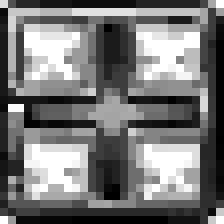
#> input picture client/resources/equipment/rainbow-corner-relief.png, 28 x 28 px (shown 8 times larger)
$ python build_rainbow_frame_105.py
#> lines starting #> are read from the running program, lines starting #| are printed output that depends on the picture
#> in build, neutral is the input picture: PIL image 28x28 RGBA; mean R, G, B, A 108.8, 108.8, 108.8, 243.9
#> in build, `atlas = Image.new('RGBA',(AW,AH))`: atlas: PIL image 1024x512 RGBA; every value is 0
"""Bake the approved 92x93 frame into one shared, context-restorable atlas.

Only the edge/corner pixels are opaque. Forty-eight frames at 20 fps reproduce
the 2.4 second prototype without per-icon bitmap uploads or particle systems.
"""
from pathlib import Path
import hashlib
import json
import math
import re
import zlib
from PIL import Image, ImageDraw

ROOT = Path(__file__).resolve().parents[1]
SOURCE = ROOT / 'client/src/stages/084_Equip.as'
RELIEF = ROOT / 'client/resources/equipment/rainbow-corner-relief.png'
GENERATED = ROOT / 'client/resources/equipment/rainbow-frame-105.json'
W, H, COUNT, FPS = 92, 93, 48, 20
AW, AH, COLS, CW, CH, PAD = 1024, 512, 10, 96, 97, 2
PALETTE = [(255,63,213),(255,111,72),(255,237,101),(88,255,168),
           (73,240,255),(119,152,255),(211,134,255),(255,99,202)]


def lerp(a, b, t):
    return tuple(round(x*(1-t)+y*t) for x,y in zip(a,b))


def rainbow(t):
    p = (t % 1)*len(PALETTE)
    i = int(p)
    return lerp(PALETTE[i], PALETTE[(i+1) % len(PALETTE)], p-i)


def native_piece(neutral, index, gem, phase):
    sx,sy = [(0,0),(14,0),(14,14),(0,14)][index]
    if gem:
        sx += 3
        sy += 3
    size = 8 if gem else 14
    image = neutral.crop((sx,sy,sx+size,sy+size))
    colors = ([PALETTE[(i*2+index*2)%8] for i in range(4)] if gem
              else [lerp(rainbow(index/4),(255,255,255),.15)]*4)
    pulse = 1+.12*math.sin(2*math.pi*(phase-index/4)) if gem else 1
    p = image.load()
    for y in range(size):
        for x in range(size):
            u,v = (x+.5)/size,(y+.5)/size
            c = lerp(lerp(colors[0],colors[1],u),lerp(colors[2],colors[3],u),v)
            light = p[x,y][0]/255
            relief = light**.78 if light>.18 else light*.8
            p[x,y] = tuple(min(255,round(v*relief*pulse)) for v in c)+(p[x,y][3],)
    return image


def render_frame(phase, neutral=None):
#> called with phase = 0
    neutral = Image.open(RELIEF).convert('RGBA') if neutral is None else neutral
    result = Image.new('RGBA',(W,H))
#> result: PIL image 92x93 RGBA; every value is 0
    p = result.load()
    perimeter = 2*(W-1+H-1)
    head = (phase+.12)%1
    for y in range(H):
        for x in range(W):
            distances = [y,W-1-x,H-1-y,x]
            side = min(range(4),key=lambda i:distances[i])
            d = distances[side]
            if d>7:
                continue
            t = [x,W-1+y,W-1+H-1+W-1-x,2*(W-1)+H-1+H-1-y][side]/perimeter
            color = rainbow(t)
            if d==0: rgb,alpha = tuple(round(v*.19) for v in color),255
            elif d==1: rgb,alpha = lerp(color,(255,255,255),.48),255
            elif d==2: rgb,alpha = lerp(color,(255,255,255),.12),255
            elif d==3: rgb,alpha = color,255
            elif d==4: rgb,alpha = tuple(round(v*.5) for v in color),255
            elif d==5: rgb,alpha = (19,9,35),205
            else: rgb,alpha = color,25 if d==6 else 9
            delta = min(abs(t-head),1-abs(t-head))
            second = min(abs(t-(head+.5)%1),1-abs(t-(head+.5)%1))
            wave = math.exp(-(delta/.035)**2)+.28*math.exp(-(second/.045)**2)
            if 1<=d<=3:
                rgb = lerp(rgb,(255,255,255),min(.92,wave*.88))
            p[x,y] = rgb+(alpha,)
    for i,(x,y) in enumerate([(0,0),(W-14,0),(W-14,H-14),(0,H-14)]):
        result.alpha_composite(native_piece(neutral,i,False,phase),(x,y))
        result.alpha_composite(native_piece(neutral,i,True,phase),(x+3,y+3))
        pulse = max(0,math.cos(2*math.pi*(phase-i/4)))**10
        glint = Image.new('RGBA',(W,H))
        draw = ImageDraw.Draw(glint)
        gx,gy = x+6,y+6
        draw.line((gx-2,gy,gx+2,gy),fill=(242,255,255,round(pulse*150)))
        draw.line((gx,gy-2,gx,gy+2),fill=(242,255,255,round(pulse*150)))
        result.alpha_composite(glint)
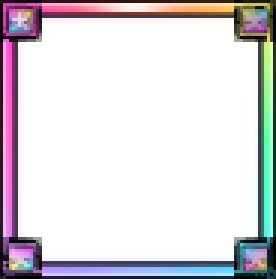
#> result: PIL image 92x93 RGBA (shown 3 times larger); mean R, G, B, A 42.7, 37.6, 43.8, 68.3; transparent parts drawn white
    return result


def build():
    # Bootstrap from the native neutral relief already in the earlier Equip.
    if not RELIEF.exists():
        source = SOURCE.read_text('utf8')
        block = source.split('var rows:Array = [',1)[1].split('];',1)[0]
        rows = re.findall(r'"([0-9a-f]+)"',block)
        assert len(rows)==28 and all(len(r)==112 for r in rows)
        relief = Image.new('RGBA',(28,28))
        relief.putdata([(int(r[i+2:i+4],16),)*3+(int(r[i:i+2],16),)
                        for r in rows for i in range(0,112,4)])
        RELIEF.parent.mkdir(parents=True,exist_ok=True)
        relief.save(RELIEF)
    neutral = Image.open(RELIEF).convert('RGBA')
    atlas = Image.new('RGBA',(AW,AH))
    for i in range(COUNT):
        atlas.paste(render_frame(i/COUNT,neutral),((i%COLS)*CW+PAD,(i//COLS)*CH+PAD))
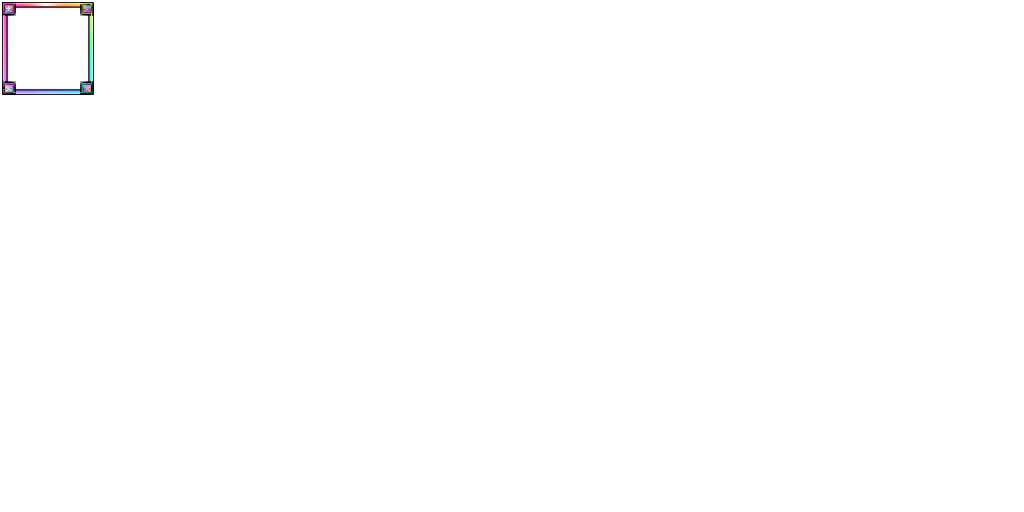
#> atlas: PIL image 1024x512 RGBA; mean R, G, B, A 0.7, 0.6, 0.7, 1.1; transparent parts drawn white
    # BitmapData.setPixels consumes big-endian ARGB, not Pillow's RGBA.
    rgba = atlas.tobytes()
    argb = bytearray(len(rgba))
    for destination,source in enumerate((3,0,1,2)):
        argb[destination::4] = rgba[source::4]
    raw = bytes(argb)
    packed = zlib.compress(raw,9)
    chunks = ',\n'.join('            "'+packed.hex()[i:i+4096]+'"' for i in range(0,len(packed)*2,4096))
    method = '''      // BEGIN GENERATED RAINBOW ATLAS 105
      // Generated by scripts/build_rainbow_frame_105.py; do not edit pixel data.
      private static function getRainbowFrameTextures105() : Vector.<Texture>
      {
         var atlas:Texture = GlobalData.$assetManager.getTexture("__equipRainbowAtlas105");
         if(!atlas)
         {
            var encoded:String = [
CHUNKS].join("");
            var bytes:ByteArray = new ByteArray();
            for(var offset:int=0;offset<encoded.length;offset+=2)
               bytes.writeByte(parseInt(encoded.substr(offset,2),16));
            bytes.uncompress();
            bytes.position = 0;
            var bitmap:BitmapData = new BitmapData(1024,512,true,0);
            bitmap.setPixels(new Rectangle(0,0,1024,512),bytes);
            bytes.clear();
            atlas = Texture.fromBitmapData(bitmap,false,false);
            atlas.root.onRestore = function():void { atlas.root.uploadBitmapData(bitmap); };
            GlobalData.$assetManager.addTexture("__equipRainbowAtlas105",atlas);
         }
         var frames:Vector.<Texture> = new Vector.<Texture>();
         for(var index:int=0;index<48;index++)
            frames.push(Texture.fromTexture(atlas,new Rectangle((index%10)*96+2,int(index/10)*97+2,92,93)));
         return frames;
      }
      // END GENERATED RAINBOW ATLAS 105
'''.replace('CHUNKS',chunks)
#> (the run stopped early here; a loop or call above may not have finished)
